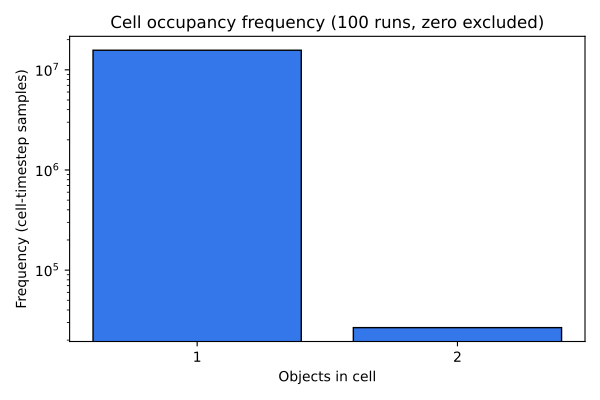

Write the Python code that produced this figure.
"""Frequency plot of ball-per-cell occupancy across all sab_demo_convergence runs.

For every (run, cell, timestep) sample with count > 0, tally the occupancy
value (1, 2, 3, ...) and plot how often each value occurs. Zero-occupancy
samples are excluded since they dominate trivially and aren't informative.

Reuses the per-run 'counts' arrays already stored in sab_demo_convergence.pkl,
so no simulation is re-run.

Usage:
    python sab2026/sab_demo/cell_occupancy_frequency.py
"""
import pickle
from collections import Counter
from pathlib import Path

import numpy as np

PKL = Path(__file__).parent / "sab_demo_convergence.pkl"
OUT_PDF = Path(__file__).parent / "cell_occupancy_frequency.pdf"


def main():
    with open(PKL, "rb") as f:
        data = pickle.load(f)

    tally = Counter()
    for res in data["results"]:
        counts = res["counts"]  # (T, ncx, ncy)
        values, freqs = np.unique(counts[counts > 0], return_counts=True)
        for v, f in zip(values.tolist(), freqs.tolist()):
            tally[v] += f

    levels = sorted(tally)
    freqs = [tally[v] for v in levels]

    print("Occupancy value : frequency (cell-timestep samples across all runs)")
    for v, f in zip(levels, freqs):
        print(f"  {v:2d} : {f}")

    import matplotlib
    matplotlib.use("Agg")
    import matplotlib.pyplot as plt

    fig, ax = plt.subplots(figsize=(6, 4))
    ax.bar(levels, freqs, color="#3477eb", edgecolor="k")
    ax.set_xlabel("Objects in cell")
    ax.set_ylabel("Frequency (cell-timestep samples)")
    ax.set_yscale("log")
    ax.set_xticks(levels)
    ax.set_title(f"Cell occupancy frequency ({data['runs']} runs, zero excluded)")
    fig.tight_layout()
    fig.savefig(OUT_PDF)
    plt.close(fig)
    print(f"\nPlot saved to {OUT_PDF}")


if __name__ == "__main__":
    main()
